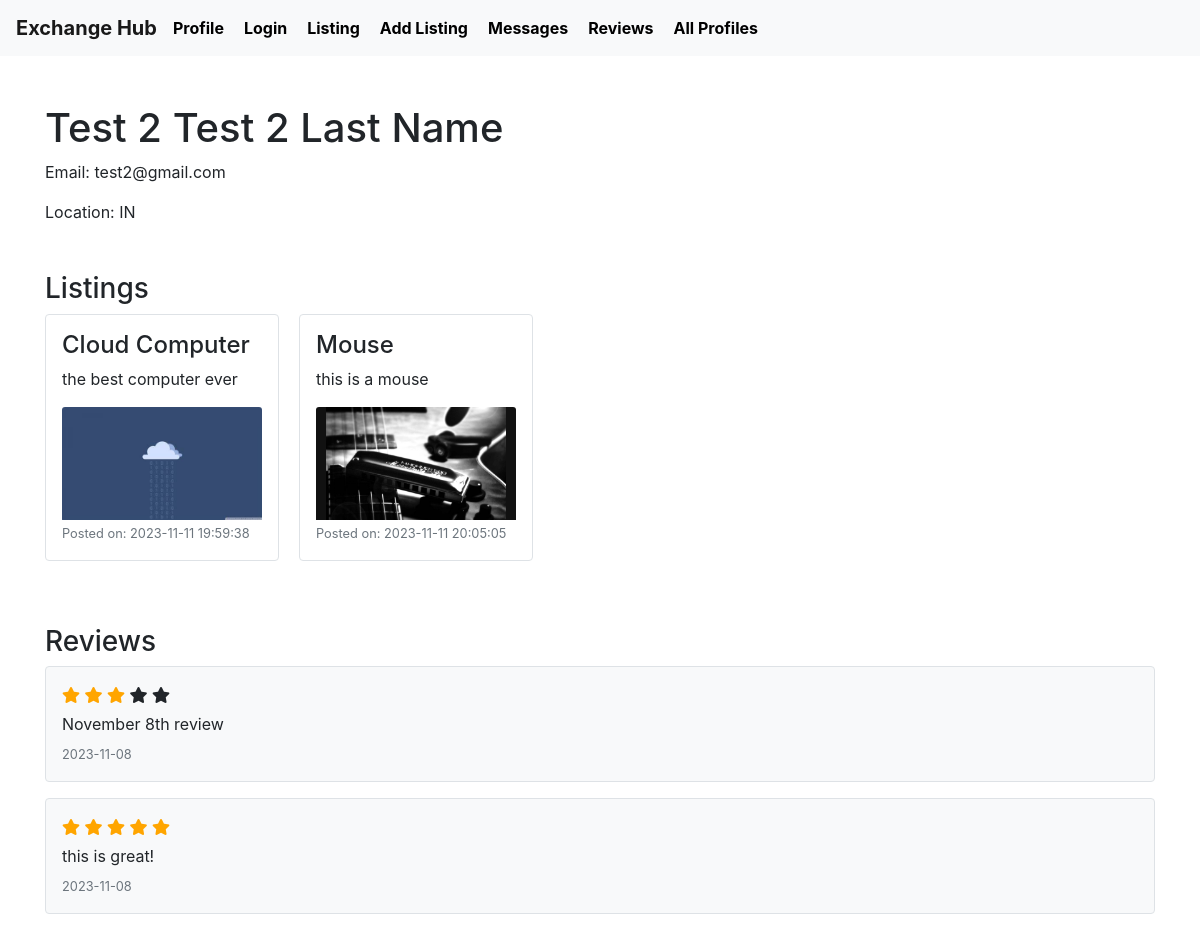
Before: /user_profile/2 with the older database file.
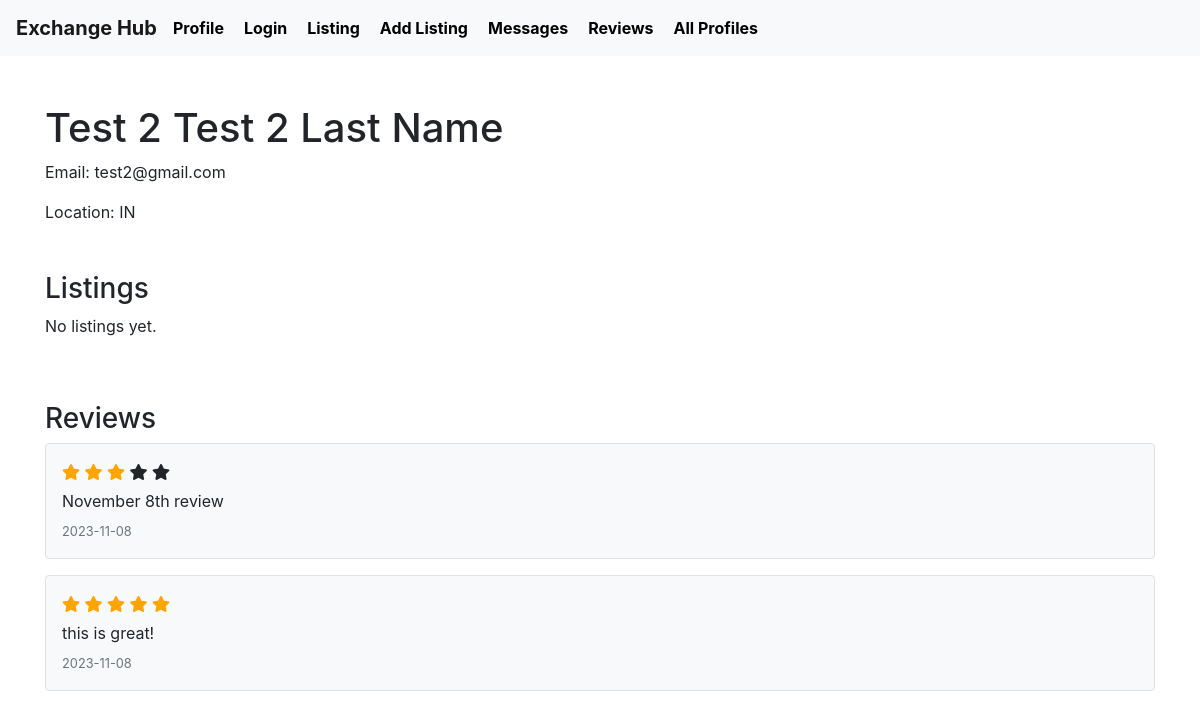
After: the same page with the newer database file.
### tables this page shows
CREATE TABLE Listing (
    listingID INTEGER PRIMARY KEY AUTOINCREMENT,
    userID INTEGER,
    title TEXT NOT NULL,
    description TEXT NOT NULL,
    images TEXT,
    category TEXT NOT NULL,
    datePosted DATE NOT NULL,
    status TEXT NOT NULL,
    FOREIGN KEY (userID) REFERENCES User(userID)
);

CREATE TABLE Review (
    reviewID INTEGER PRIMARY KEY AUTOINCREMENT,
    reviewerID INTEGER,
    reviewedUserID INTEGER,
    rating INTEGER NOT NULL,
    comment TEXT,
    datePosted DATE NOT NULL,
    FOREIGN KEY (reviewerID) REFERENCES User(userID),
    FOREIGN KEY (reviewedUserID) REFERENCES User(userID)
);

### app.py (the view)
@app.route('/user_profile/<int:user_id>')
def user_profile(user_id):
    conn = sqlite3.connect('database.db')
    conn.row_factory = sqlite3.Row  # This allows us to access the columns by name
    cursor = conn.cursor()
    cursor.execute("SELECT * FROM User WHERE userID = ?", (user_id,))
    user = cursor.fetchone()
    if user is None:
        flash('User not found', 'error')
        return redirect(url_for('index'))  # Redirect to the home page or a 404 page
    cursor.execute("SELECT * FROM Listing WHERE userID = ?", (user_id,))
    user_listings = cursor.fetchall()
    print(user_listings)
    cursor.execute("SELECT * FROM Review WHERE reviewedUserID = ?", (user_id,))
    user_reviews = cursor.fetchall()
    print (user_id)
    print (user_reviews)
    return render_template('user_profile.html', profile=user, user_reviews = user_reviews, user_listings=user_listings)

### templates/user_profile.html
{% extends 'layout.html' %}
{% block content %}
    <h1>{{ profile.firstName }} {{ profile.lastName }}</h1>
    <p>Email: {{ profile.email }}</p>
    <p>Location: {{ profile.location }}</p>
    <h3 class="mt-5">Listings</h3>
    <div class="listings-container d-flex flex-row flex-wrap justify-content-start">
        {% if user_listings %}
            {% for listing in user_listings %}
                <div class="listing mb-3 p-3 border rounded">
                    <h4>{{ listing.title }}</h4>
                    <div class="listing-description">
                        <p>{{ listing.description }}</p>
                    </div>
                    <div class="listing-images">
                        {% if listing.images %}
                            {% for image in listing.images.split(',') %}
                            <img src="{{ listing[4] }}" alt="{{ listing[2] }}" class="card-img-top" style="max-width: 200px; max-height: 200px;">
                            {% endfor %}
                        {% else %}
                            <p>No images available.</p>
                        {% endif %}
                    </div>
                    <div class="listing-date">
                        <small class="text-muted">Posted on: {{ listing.datePosted }}</small>
                    </div>
                </div>
            {% endfor %}
        {% else %}
            <p>No listings yet.</p>
        {% endif %}
    </div>
    <h3 class="mt-5">Reviews</h3>
    <div class="reviews-container">
        {% if user_reviews %}
            {% for review in user_reviews %}
                <div class="review mb-3 p-3 border rounded">
                    <div class="review-rating">
                        {% for star in range(review.rating) %}
                            <span class="fa fa-star checked"></span>
                        {% endfor %}
                        {% for star in range(5 - review.rating) %}
                            <span class="fa fa-star"></span>
                        {% endfor %}
                    </div>
                    <div class="review-text">
                        <p>{{ review.comment }}</p>
                    </div>
                    <div class="review-date">
                        <small class="text-muted">{{ review.datePosted }}</small>
                    </div>
                </div>
            {% endfor %}
        {% else %}
            <p>No reviews yet.</p>
        {% endif %}
    </div>
{% endblock %}

Changed rows visible on the page:
removed Listing: title "Cloud Computer", description "the best computer ever", images (picture), datePosted "2023-11-11 19:59:38"
removed Listing: title "Mouse", description "this is a mouse", images (picture), datePosted "2023-11-11 20:05:05"
Other visible differences:
text now shown: "No listings yet."
